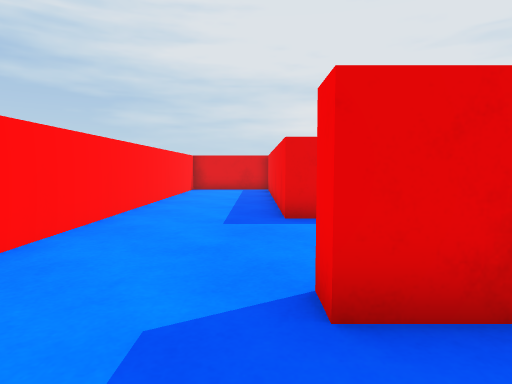
[1] (above)

18 first-person views from a walk through a scene from a Unity 3-D project. The camera is 0.51 m above the floor, tilts 4° down and sees 75° across. The floor is counted in squares, 0.5 m on a side. Each view is taken from the middle of a square. On the plan, view 1 faces up. The plan holds only what a view shows up to about 13 squares ahead; the rest is blank. The player character is not drawn.

[2]
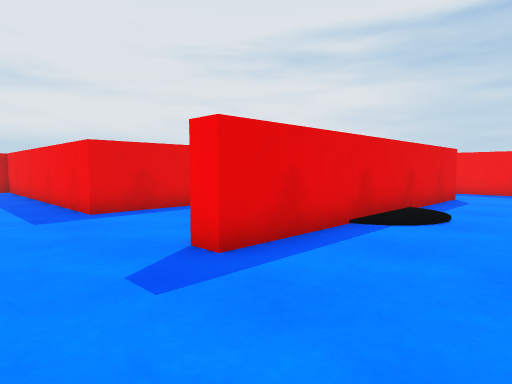

[3]
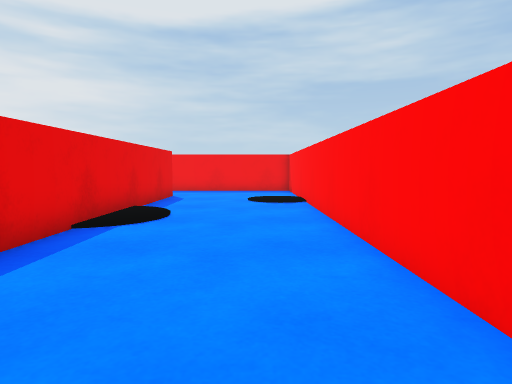

[4]
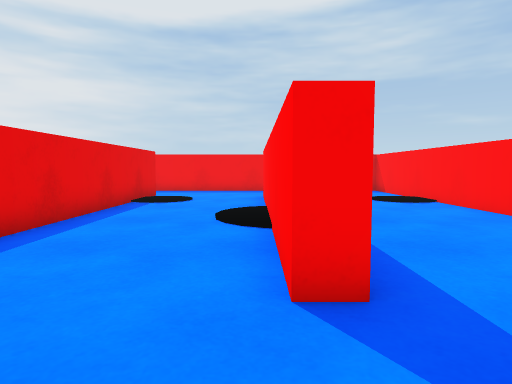

[5]
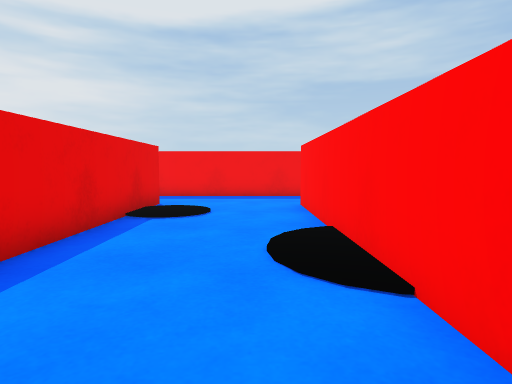

[6]
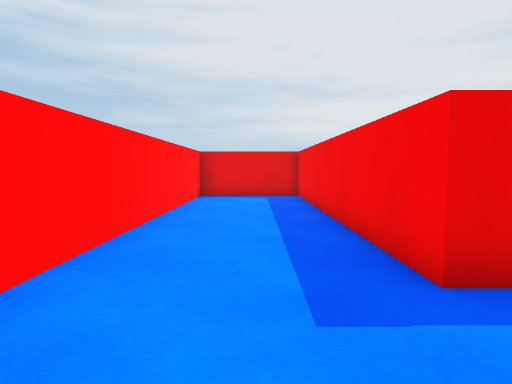

[7]
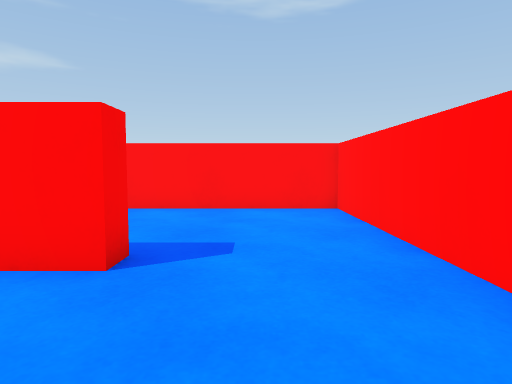

[8]
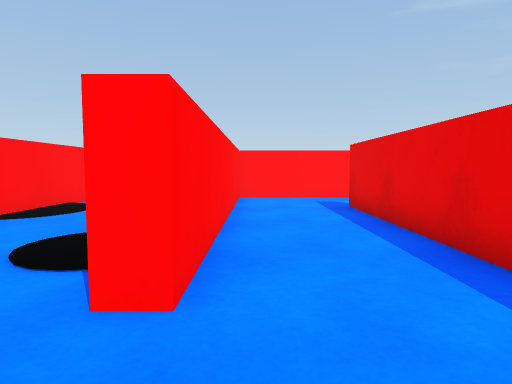

[9]
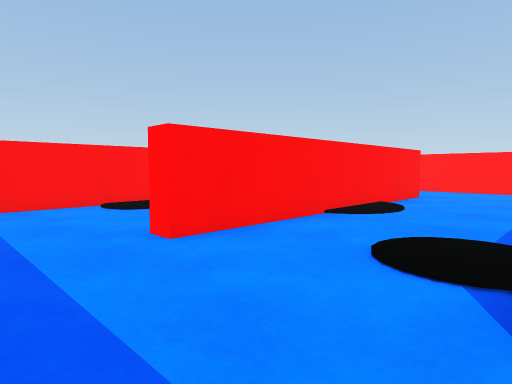

[10]
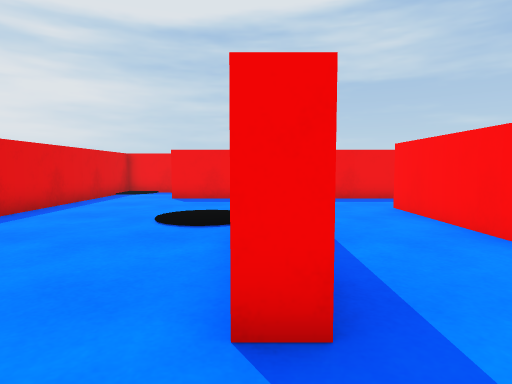

[11]
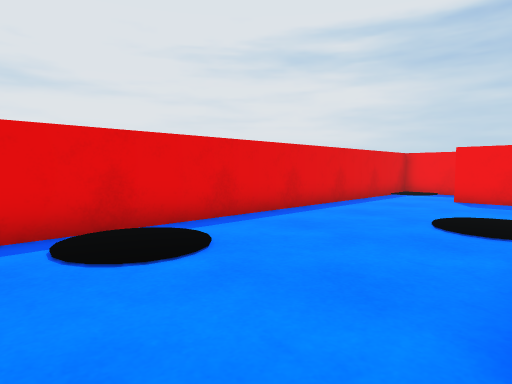

[12]
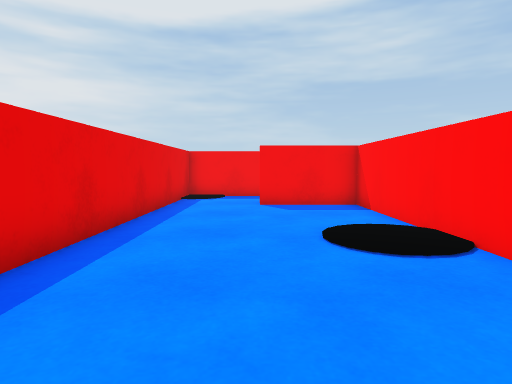

[13]
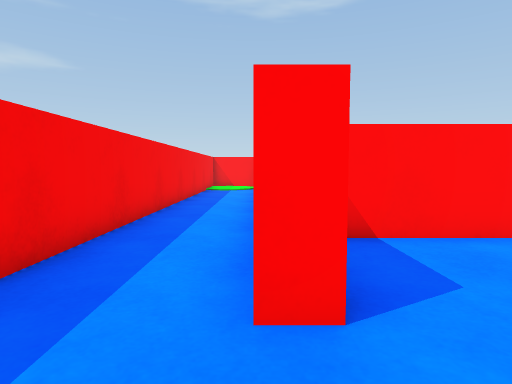

[14]
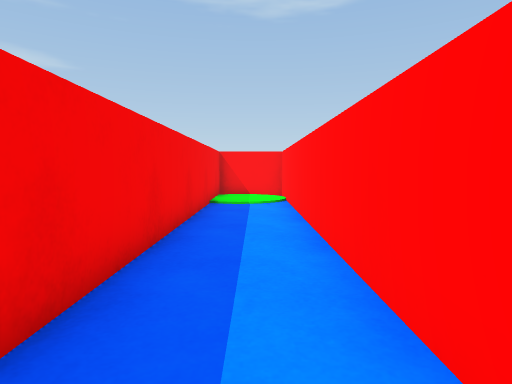

[15]
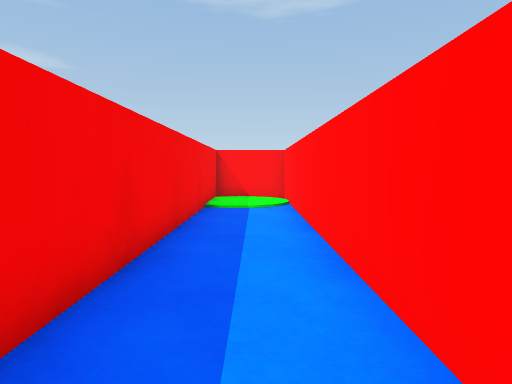

[16]
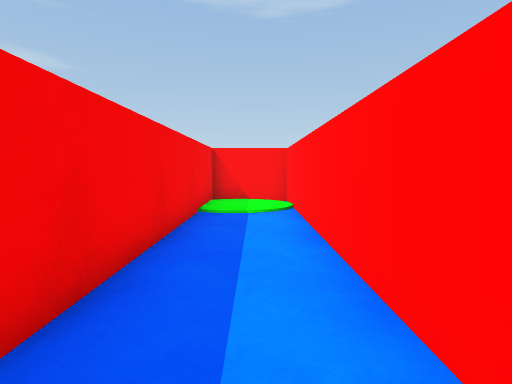

[17]
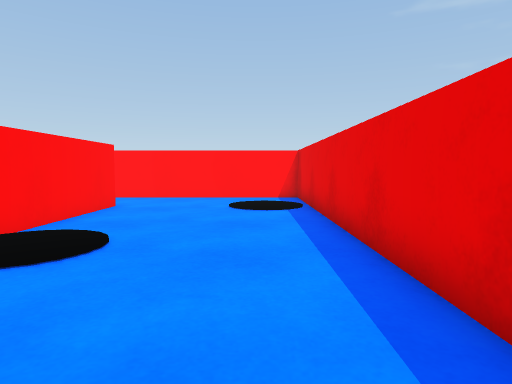

[18]
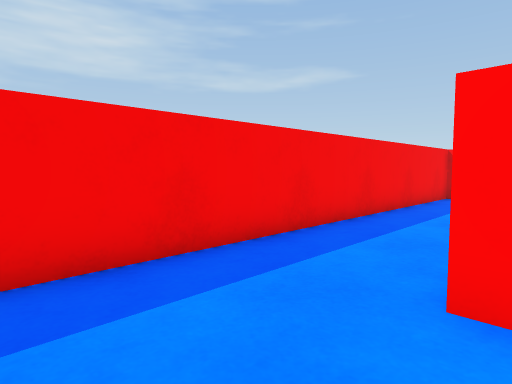

### Floor plan
Key: @ floor where view 1 was taken; # wall or solid block; . floor.
Columns run from 3 left of view 1 to 17 right of it. Each row starts with its distance up from view 1.
 17 #####################
 16 #...#...............#
 15 #...#...............#
 14 #...#...............#
 13 #...#............#..#
 12 #...#............#..#
 11 #...#..###########..#
 10 #...#............#..#
  9 #...#............#..#
  8 #...#............#..#
  7 #...##########...#..#
  6 #................#..#
  5 #................#..#
  4 #................#..#
  3 #...##########...#..#
  2 #...##########...#..#
  1 #................#..#
  0 #..@.............#..#
 -1 #................#..#
 -2 #................#..#
 -3 #####################

Where each view was taken, in squares from view 1:
view 1: 0 up, 0 right, facing up
view 2: 1 down, 2 left, facing up-right
view 3: 1 down, 2 left, facing right
view 4: 3 up, 2 left, facing right
view 5: 4 up, 1 right, facing right
view 6: 4 up, 1 left, facing up
view 7: 6 up, 1 left, facing down
view 8: 8 up, 13 right, facing left
view 9: 7 up, 13 right, facing down-left
view 10: 11 up, 2 right, facing right
view 11: 11 up, 2 right, facing up-right
view 12: 14 up, 4 right, facing right
view 13: 16 up, 14 right, facing down
view 14: 10 up, 15 right, facing down
view 15: 9 up, 15 right, facing down
view 16: 8 up, 15 right, facing down
view 17: 15 up, 13 right, facing left
view 18: 10 up, 10 right, facing down-right
